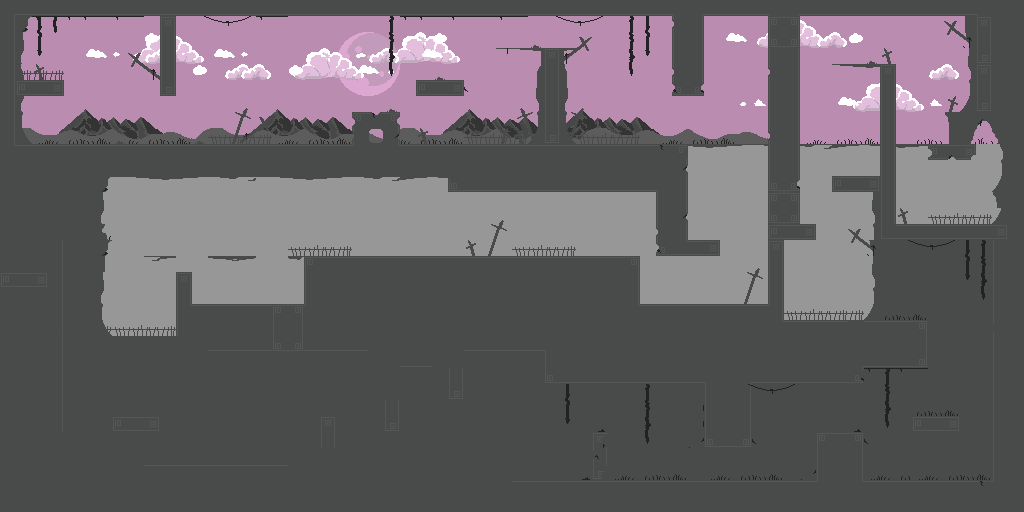

This is a level from a 2D game, rendered from its Tiled map with the project's own tilesets. A one-line summary and the map file follow, with tile-layer data summarised:
An orthogonal 64x32 tile map with 16x16 px tiles, 7 tile layers (Слой тайлов 1, фон1, фон2, блоки, ...) and 52 objects (49x block, 2x coin, player).

<map version="1.10" tiledversion="1.10.2" orientation="orthogonal" renderorder="left-up" width="64" height="32" tilewidth="16" tileheight="16" infinite="0" nextlayerid="9" nextobjectid="67">
 <tileset firstgid="1" name="Day" tilewidth="16" tileheight="16" tilecount="512" columns="32">
  <image source="Violet.png" width="512" height="256" />
 </tileset>
 <layer id="1" name="Слой тайлов 1" width="64" height="32">
  <data>[2048 cells, 2047 non-empty, 10 distinct tile ids]</data>
 </layer>
 <layer id="2" name="фон1" width="64" height="32">
  <data>[2048 cells, 128 non-empty, 51 distinct tile ids]</data>
 </layer>
 <layer id="3" name="фон2" width="64" height="32">
  <data>[2048 cells, 138 non-empty, 52 distinct tile ids]</data>
 </layer>
 <layer id="4" name="блоки" width="64" height="32">
  <data>[2048 cells, 1200 non-empty, 84 distinct tile ids]</data>
 </layer>
 <layer id="5" name="предметы1" width="64" height="32">
  <data>[2048 cells, 209 non-empty, 89 distinct tile ids]</data>
 </layer>
 <layer id="6" name="предметы2" width="64" height="32">
  <data>[2048 cells, 197 non-empty, 74 distinct tile ids]</data>
 </layer>
 <layer id="7" name="предметы3" width="64" height="32">
  <data>[2048 cells, 62 non-empty, 29 distinct tile ids]</data>
 </layer>
 <objectgroup id="8" name="объекты">
  <object id="1" name="player" gid="385" x="30.5" y="76" width="16" height="16" />
  <object id="2" name="block" x="-0.5" y="-2" width="978.5" height="16" />
  <object id="4" name="block" x="672.5" y="11.5" width="30" height="82.5" />
  <object id="5" name="block" x="767.5" y="48" width="32" height="143" />
  <object id="6" name="block" x="879.5" y="65" width="15.5" height="173" />
  <object id="7" name="block" x="832.5" y="64.5" width="47" height="2" />
  <object id="8" name="block" x="833" y="177" width="49" height="13.5" />
  <object id="9" name="block" x="776" y="224.5" width="40.5" height="14.5" />
  <object id="10" name="block" x="768.5" y="225.5" width="14" height="94" />
  <object id="11" name="block" x="657.5" y="241.5" width="61.5" height="14" />
  <object id="12" name="block" x="657.5" y="147.5" width="30" height="104" />
  <object id="14" name="block" x="449" y="146" width="238" height="45" />
  <object id="15" name="block" x="353" y="113" width="45.5" height="31.5" />
  <object id="16" name="block" x="416.5" y="80" width="46" height="14" />
  <object id="17" name="block" x="541.5" y="49" width="21.5" height="101" />
  <object id="18" name="block" x="497" y="48" width="82.5" height="1.5" />
  <object id="19" name="block" x="160.5" y="11.5" width="14.5" height="83" />
  <object id="20" name="block" x="-1" y="9.5" width="21.5" height="274.5" />
  <object id="21" name="block" x="6" y="81" width="58.5" height="15" />
  <object id="22" name="block" x="0.5" y="145" width="553" height="30.5" />
  <object id="23" name="block" x="970.5" y="0" width="71.5" height="118" />
  <object id="24" name="block" x="950" y="112.5" width="20.5" height="33.5" />
  <object id="25" name="block" x="1003" y="107.5" width="21.5" height="131.5" />
  <object id="26" name="block" x="881.5" y="223.5" width="136" height="15.5" />
  <object id="27" name="block" x="992.5" y="236.5" width="32.5" height="259" />
  <object id="28" name="block" x="9.5" y="481" width="1014.5" height="29.5" />
  <object id="29" name="block" x="1" y="174.5" width="62" height="335.5" />
  <object id="30" name="block" x="114" y="418" width="44" height="12.5" />
  <object id="31" name="block" x="177" y="272" width="14" height="79.5" />
  <object id="32" name="block" x="145" y="256" width="29" height="3" />
  <object id="33" name="block" x="208.5" y="255" width="46.5" height="2.5" />
  <object id="34" name="block" x="289" y="256.5" width="350" height="3" />
  <object id="35" name="block" x="766.5" y="320" width="160.5" height="47.5" />
  <object id="36" name="block" x="545.5" y="321" width="317.5" height="61.5" />
  <object id="37" name="block" x="304" y="305" width="471" height="47" />
  <object id="38" name="block" x="306" y="258.5" width="18" height="49.5" />
  <object id="39" name="block" x="625" y="257.5" width="14.5" height="48.5" />
  <object id="40" name="block" x="97" y="336.5" width="83" height="6.5" />
  <object id="41" name="block" x="128" y="463.5" width="209" height="21" />
  <object id="42" name="block" x="321.5" y="416.5" width="15.5" height="51" />
  <object id="43" name="block" x="384.5" y="341.5" width="14.5" height="89" />
  <object id="44" name="block" x="448.5" y="343" width="13.5" height="56.5" />
  <object id="45" name="block" x="394.5" y="343" width="55.5" height="24" />
  <object id="47" name="block" x="591.5" y="434" width="16.5" height="48" />
  <object id="48" name="block" x="704" y="380" width="46.5" height="67" />
  <object id="49" name="block" x="817" y="433.5" width="46.5" height="49.5" />
  <object id="50" name="block" x="913" y="417.5" width="45.5" height="14.5" />
  <object id="51" name="block" x="930" y="146" width="44.5" height="11" />
  <object id="52" name="block" x="966" y="12" width="16" height="19" />
  <object id="64" name="coin" gid="289" x="975.5" y="145.5" width="16" height="16" />
  <object id="65" name="block" x="177" y="305" width="95" height="45" />
  <object id="66" name="coin" gid="289" x="36" y="42" width="16" height="16" />
 </objectgroup>
</map>
